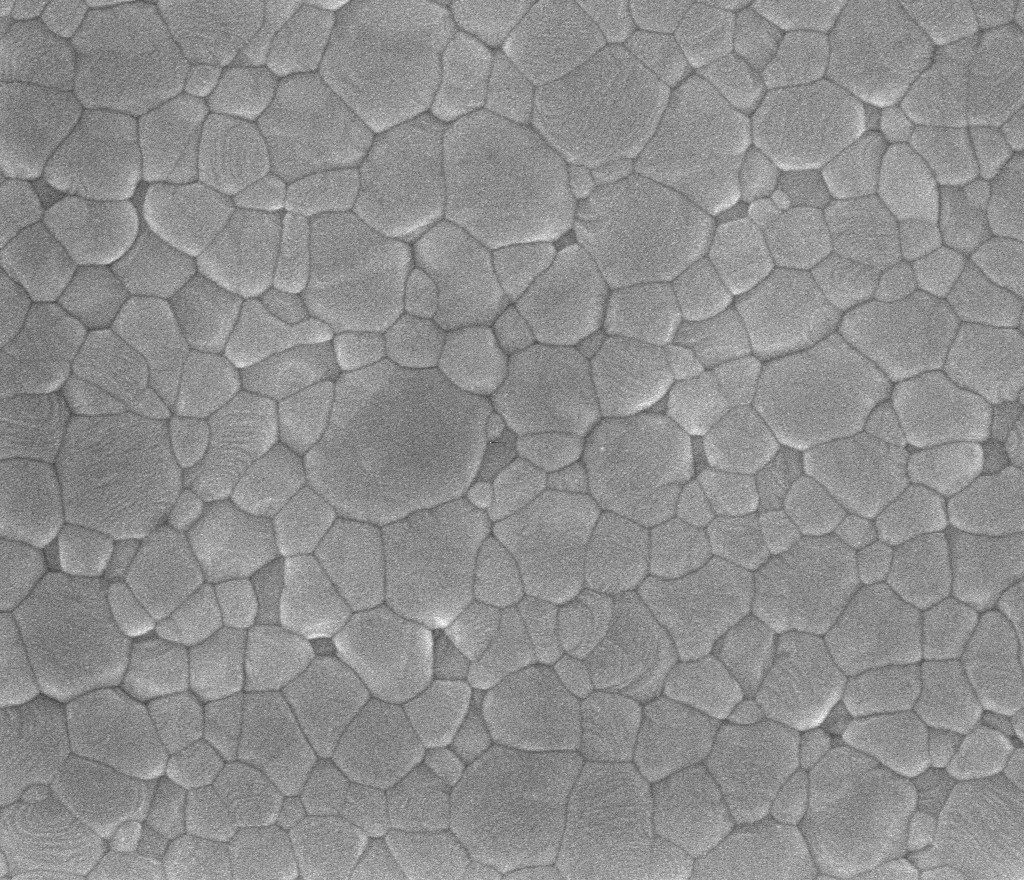
#> input picture grains_crop.png, 1024 x 880 px
$ jupyter execute --allow-errors Segmenting-Low-Contrast-Touching-Objects.ipynb   (shell and % lines are left out)   (older library calls are emulated)
#> lines starting #> are read from the running program, lines starting #| are printed output that depends on the picture
# Imports

[cell 1]
import matplotlib
import numpy as np
import matplotlib.pyplot as plt

from skimage import io

# Reading in the image

[cell 2]
im = io.imread('grains_crop.png')
#> im is the input picture: shape (880, 1024); min 48, max 252, mean 142.7

[cell 3]
plt.imshow(im, cmap='gray')

# Denoising the image

Here we use the non-local means filter [1], that averages a pixel with other pixels under the condition that patches centered on the two pixels look similar.

This filter has the property to preserve textures well: here, it is important to preserve well the weak edges between grains, while smoothing significantly the interior of the grains.

[cell 4]
from skimage import restoration
from skimage import img_as_float
im_float = img_as_float(im)

[cell 5]
im_denoised = restoration.denoise_nl_means(im_float, h=0.05)

[cell 6]
plt.imshow(im_denoised, cmap = 'gray')
ax = plt.axis('off')

Now, how can we obtain a good segmentation of the denoised image?

A difficulty is that neighboring grains have very similar gray values, and grains can be distinguised only thanks to thin boundaries of darker gray level.

Such boundaries cannot be segmented easily by thresholding the image (since the contrast varies through the image), or by using an edge detector (such a Canny filter).

Even if some edges are well detected by a Canny filter (after some tuning of filter parameters), edges with weaker contrast cannot be detected.

[cell 7]
# Trying to threshold the image

plt.imshow(im_denoised, cmap='gray')
plt.contour(im_denoised, [0.5], colors = 'yellow')
plt.contour(im_denoised, [0.45], colors = 'blue')
ax = plt.axis('off')
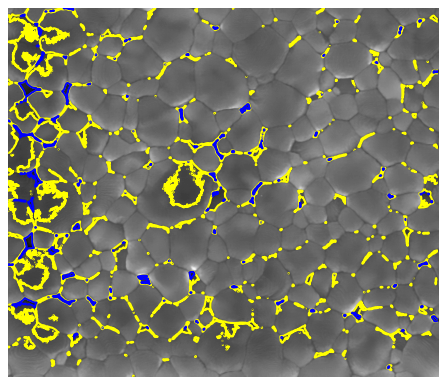
#> figure drawn by matplotlib, 1 panel

[cell 8]
# Trying to detect edges with Canny filter

from skimage import feature

[cell 9]
edges = feature.canny(im_denoised, sigma=0.2, low_threshold=0.07, high_threshold=0.18)
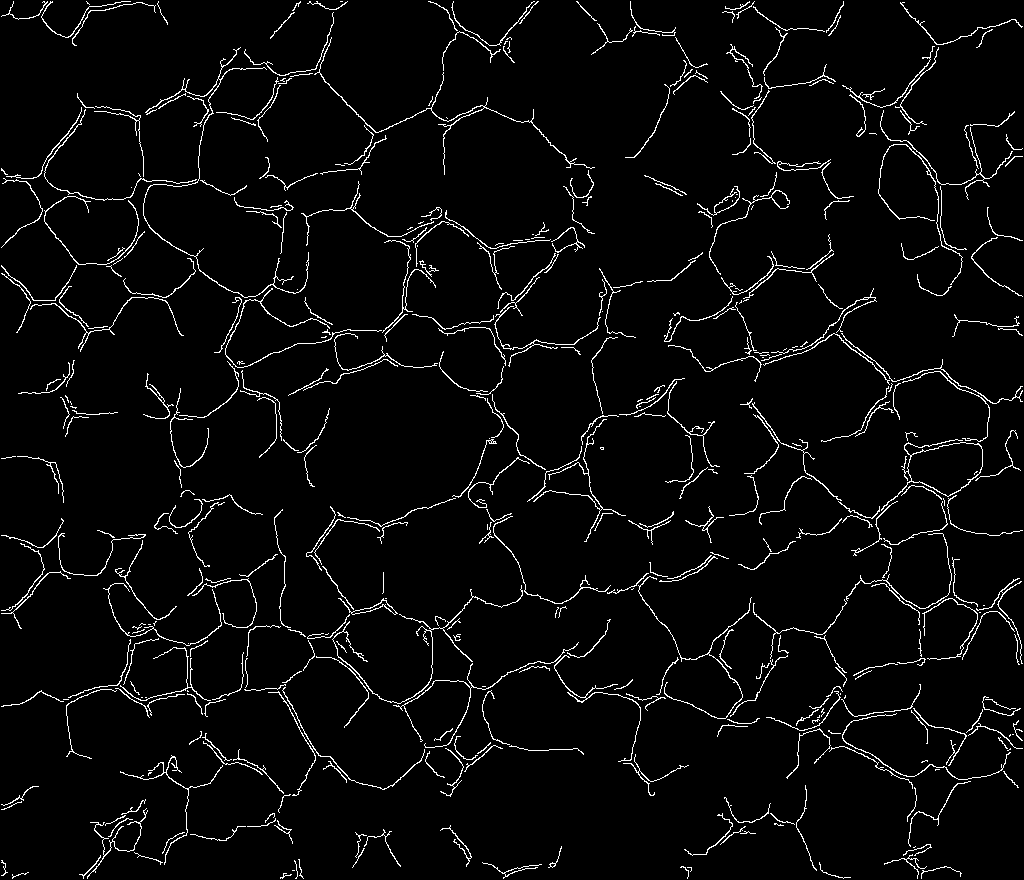
#> edges: shape (880, 1024) bool; 3.8% white in thin lines or dots
plt.imshow(im_denoised, cmap='gray')
plt.contour(edges);
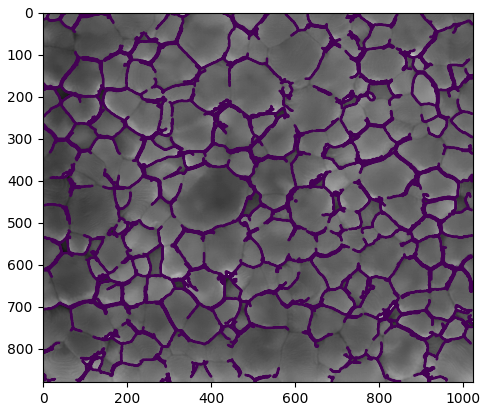
#> figure drawn by matplotlib, 1 panel

[cell 10]
# Anddd we can see at the bottom that there is a bunch of stuff running together.

# Automatic segmentation

[cell 11]
# Using random markers to look for "natural boundaries" then
# looking for watershed after that.

Since we know that the objects to segment have a minimal size, markers that are too close to each other lead to boundaries that are seldom found on grain boundaries.

Therefore, we impose that random markers should have a minimal distance between each other, using `scipy.spatial.KDTree` to compute pairs of markers closer than a certain distance.

We will also use the coloring trick to reduce the number of labels.

[cell 12]
from scipy import spatial

def trim_close_points(points, distance=1):
    """
    Greedy method to remove some points so that
    all points are separated by a distance greater
    than ``distance``.

    points : array of shape (2, n_points)
        Coordinates of 2-D points

    distance : float
        Minimal distance between points
    """
#> called with distance = 0.1
    x, y = points
    tree = spatial.KDTree(np.array([x, y]).T)
    pairs = tree.query_pairs(distance)
    remove_indices = []
    for pair in pairs:
        if pair[0] in remove_indices:
            continue
        if pair[1] in remove_indices:
            continue
        else:
            remove_indices.append(pair[1])
    keep_indices = np.setdiff1d(np.arange(len(x)), remove_indices)
    return np.array([x[keep_indices], y[keep_indices]])

[cell 13]
# Checking the result on simple example
x, y = np.random.random((2, 1000))
xk, yk = trim_close_points((x, y), 0.1)
plt.plot(x, y, 'o')
plt.plot(xk, yk, 'or')
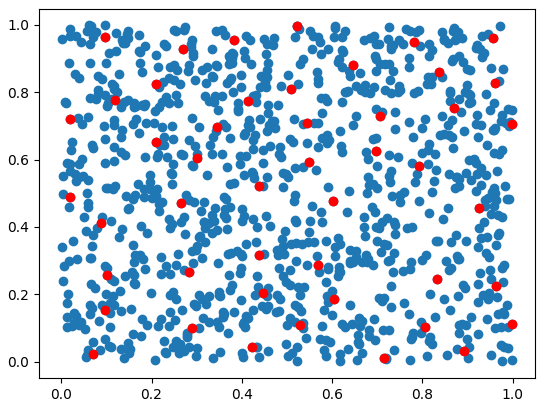
#> figure drawn by matplotlib, 1 panel

Now we perform a large number of random walker segmentations, using different sets of markers. To reduce the computing time, I used a downsampled array here. However, executing the cell below still took 50 minutes on my machine! If you would like to reproduce the results here, you can start from a smaller number of realizations, like 50.

Also, the method of computing segmentations from different sets of markers belongs to the class of embarassingly parallel problems, so that it is easy to parallelize this part. For this purpose, you can use the `joblib` library, that provide a helper function `Parallel` for simple parallelization.

[cell 14]
from sklearn.neighbors import kneighbors_graph

[cell 15]
from sklearn import neighbors

[cell 16]
# Color the graph using a small number of colors
from pyamg.graph import vertex_coloring

[cell 17]
from scipy import ndimage
from skimage import morphology
from skimage import segmentation

[cell 18]
###### LONG TIME TO RUN #########

from time import time
n_real = 400
n_markers = 1000
segmentations = []
t1 = time()
#> (the rest of this cell did not finish here and is left out)

Now we extract boundary pixels for each segmentation using a dedicated function `segmentation.find_boundaries`, and we add all these boundary images.

[cell 19]
segmentations = np.array(segmentations)
boundaries = np.zeros_like(im_denoised[::2, ::2])
for seg in segmentations:
    boundaries += segmentation.find_boundaries(seg, connectivity=2)
#> boundaries: shape (440, 512) float64; every value is 0

[cell 20]
plt.imshow(boundaries, cmap='gist_heat'); plt.colorbar()
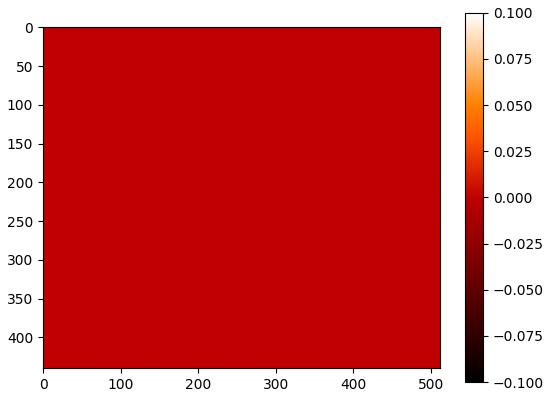
#> figure drawn by matplotlib, 2 panels

We can see that the boundaries of grains are quite well delineated, although boundaries appear darker in places: a simple thresholding will either cut boundaries in two, or result in spurious boundaries inside grains.

To improve over a simple thresholding, we use a method called hysteresis thresholding, that is used in the Canny filter to produce smooth edges: we keep slightly darker parts if they are connected to brighter parts, using two different thresholds. This method is useful to keep darker parts of bright regions.

Note that some points (as can be seen from the colorbar values) were labeled as boundary points in almost all segmentations!

[cell 21]
def hysteresis_thresholding(im, v_low, v_high):
    """
    Parameters
    ----------
    im : 2-D array

    v_low : float
        low threshold

    v_high : float
        high threshold
    """
#> called with v_low = 120, v_high = 220
    mask_low = im > v_low
    mask_high = im > v_high
    # Connected components of mask_low
    labels_low = measure.label(mask_low, background=0) + 1
#> mask_low: shape (440, 512) bool; every value is 0
    count = labels_low.max()
#> count = 1
    # Check if connected components contain pixels from mask_high
    sums = ndimage.sum(mask_high, labels_low, np.arange(count + 1))
#> sums = [0, 0]
    good_label = np.zeros((count + 1,), bool)
#> good_label = [False, False]
    good_label[1:] = sums[1:] > 0
    output_mask = good_label[labels_low]
    return output_mask

In order to check the effect of thresholding parameters, we write helper functions that produce meaningful visualizations of the segmentation.

Segmented regions are extracted as connected components in an image where background pixels are the boundaries determined from hysteresis thresholding.

[cell 22]
from skimage import measure, color


def color_segmentation(regions, n_neighbors=25):
    """
    Reduce the number of labels in a label image to make
    visualization easier.
    """
#> called with n_neighbors = 25
    count = regions.max()
#> count = 1
    centers = ndimage.center_of_mass(regions + 2, regions,
                                     index=np.arange(1, count + 1))
#> centers = [(219.5, 255.5)]
    centers = np.array(centers)
#> centers = [[219.5, 255.5]]
    mat = kneighbors_graph(np.array(centers), n_neighbors)
    colors = vertex_coloring(mat)
    colors = np.concatenate(([0], colors))
    return colors[regions]


def plot_colors(val_low, val_high):
    """
    Plot result of segmentation superimposed on original image,
    and plot original image as well.
    """
    seg = hysteresis_thresholding(boundaries, val_low, val_high)
    regions = measure.label(np.logical_not(seg),
                            background=0, connectivity=1)
    color_regions = color_segmentation(regions)
    colors = [plt.cm.spectral(val) for val in
                   np.linspace(0, 1, color_regions.max() + 1)]
    image_label_overlay = color.label2rgb(color_regions,
                                          im_denoised[::2, ::2],
                                          colors=colors)
    plt.figure(figsize=(12, 8))
    plt.subplot(121)
    plt.imshow(image_label_overlay)
    plt.subplot(122)
    plt.imshow(im_denoised, cmap='gray')
    return regions
